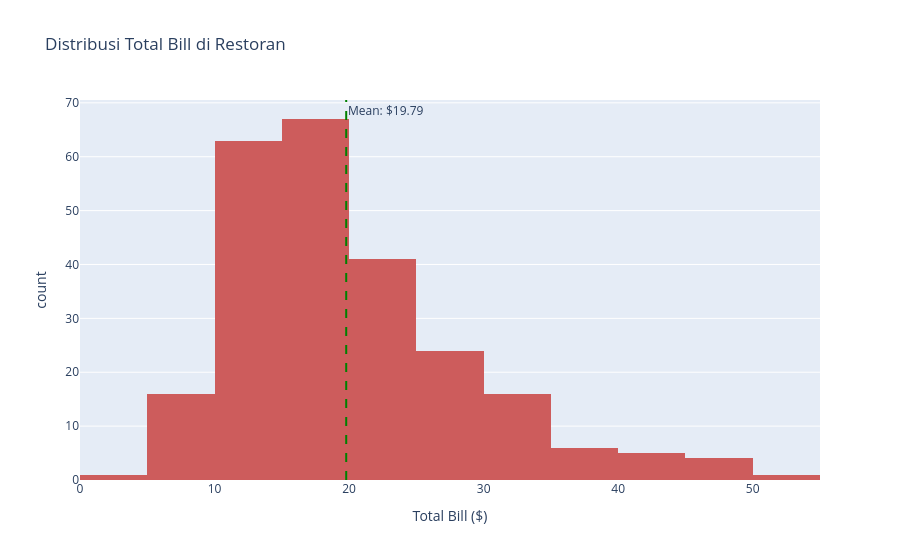

Here is the notebook cell this chart was saved with:
### Code cell
# Histogram - Distribusi total bill
fig = px.histogram(
    df_tips,
    x='total_bill',
    nbins=20,  # Jumlah bins (kolom)
    title='Distribusi Total Bill di Restoran',
    labels={'total_bill': 'Total Bill ($)'},
    color_discrete_sequence=['indianred']
)

# Tambahkan garis rata-rata
mean_bill = df_tips['total_bill'].mean()
fig.add_vline(
    x=mean_bill,
    line_dash="dash",
    line_color="green",
    annotation_text=f"Mean: ${mean_bill:.2f}",
    annotation_position="top right"
)

fig.show()

# Insight: Histogram menunjukkan bahwa kebanyakan bill berada di range $10-$25
# Distribusi right-skewed (ekor ke kanan)

### Figure 1 — Plotly figure (JSON) as saved in the notebook; plotly's stock layout.template omitted (floating-point values rounded to 4 significant figures; data arrays with more than 128 entries replaced by an {"elided": "..."} marker saying what was removed)
{"data": [{"bingroup": "x", "hovertemplate": "Total Bill ($)=%{x}<br>count=%{y}<extra></extra>", "legendgroup": "", "marker": {"color": "indianred", "pattern": {"shape": ""}}, "name": "", "nbinsx": 20, "orientation": "v", "showlegend": false, "type": "histogram", "x": {"elided": "244 float values"}, "xaxis": "x", "yaxis": "y"}], "layout": {"annotations": [{"showarrow": false, "text": "Mean: $19.79", "x": 19.79, "xanchor": "left", "xref": "x", "y": 1, "yanchor": "top", "yref": "y domain"}], "barmode": "relative", "legend": {"tracegroupgap": 0}, "shapes": [{"line": {"color": "green", "dash": "dash"}, "type": "line", "x0": 19.79, "x1": 19.79, "xref": "x", "y0": 0, "y1": 1, "yref": "y domain"}], "title": {"text": "Distribusi Total Bill di Restoran"}, "xaxis": {"anchor": "y", "domain": [0, 1], "title": {"text": "Total Bill ($)"}}, "yaxis": {"anchor": "x", "domain": [0, 1], "title": {"text": "count"}}}}
